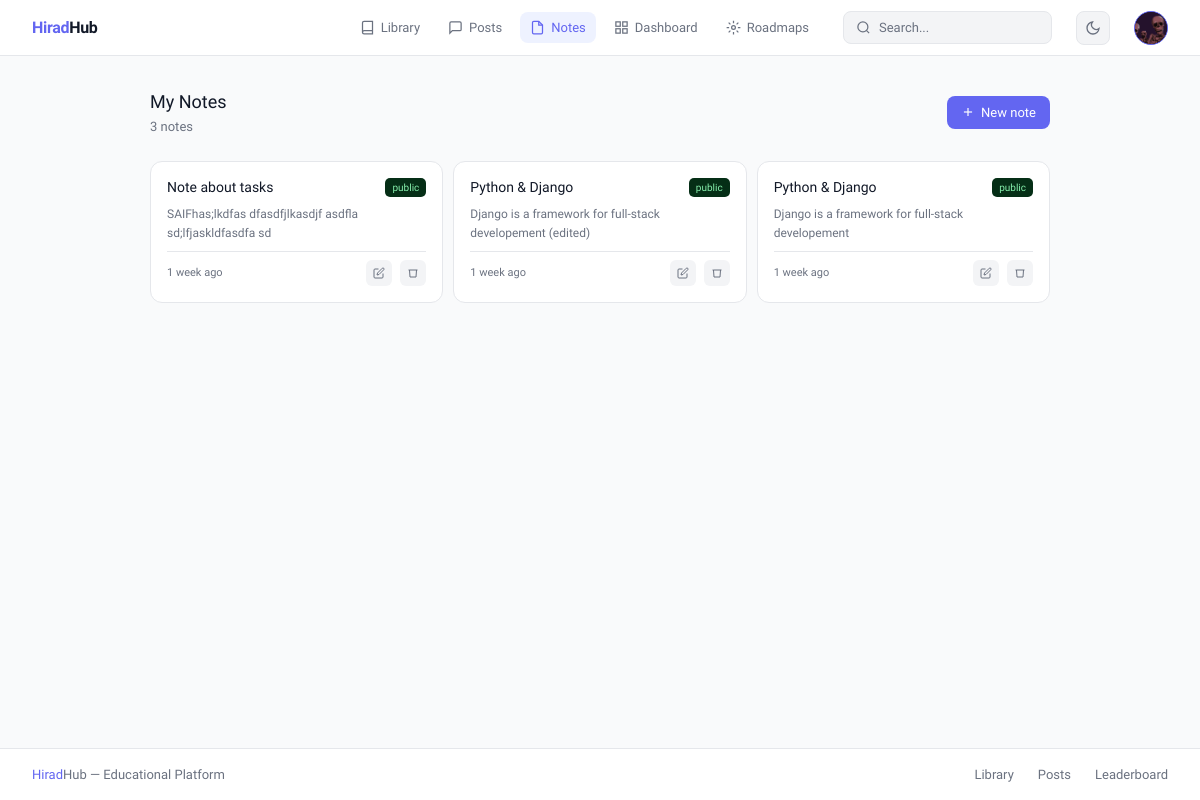
Page /note/ (signed in) on the earlier database version.
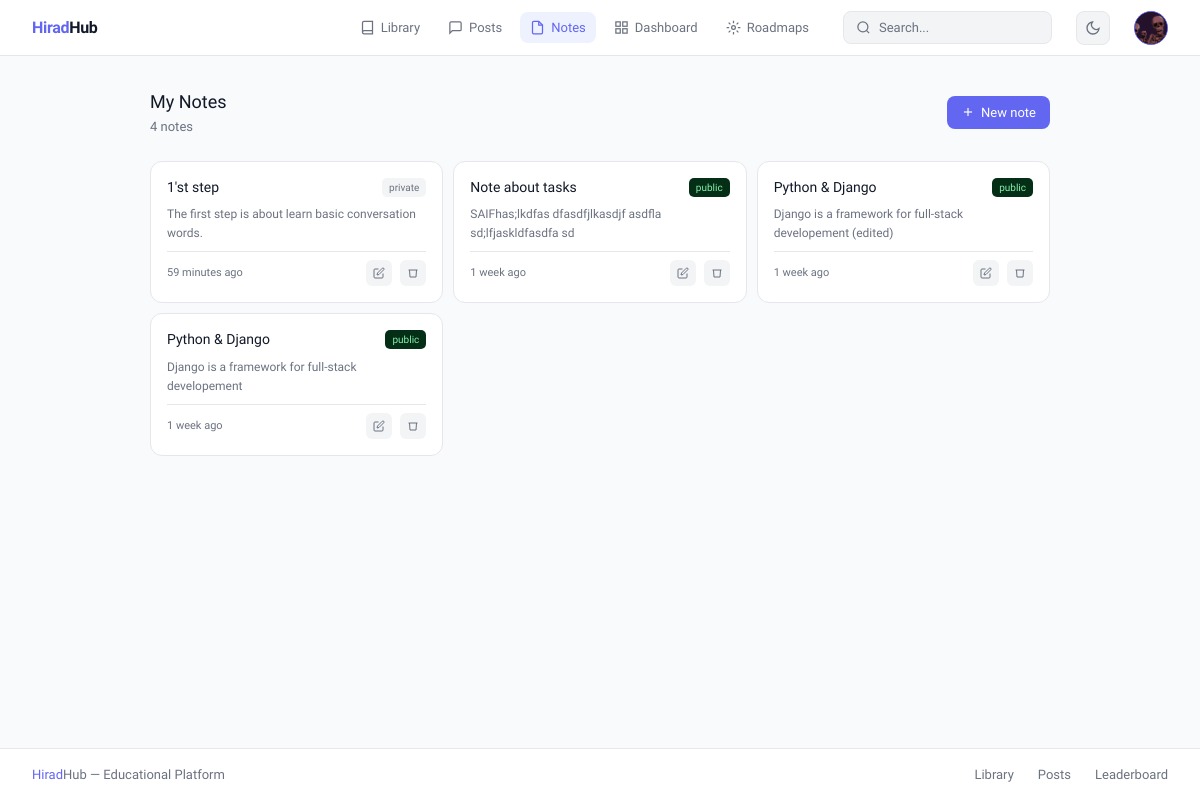
Same page on the later database version.
### note/models.py (models this page shows, shortened)
class Note(models.Model):
    author = models.ForeignKey(settings.AUTH_USER_MODEL, on_delete=models.CASCADE, related_name='notes')
    title = models.CharField(max_length=100)
    content = models.TextField()
    is_public = models.BooleanField(default=False)
    topics = models.ManyToManyField('library.Topic', blank=True)
    created_at = models.DateTimeField(auto_now_add=True)
    updated_at = models.DateTimeField(auto_now=True)
    img = models.ImageField(upload_to='notes/', blank=True, null=True)
    step = models.ForeignKey('roadmap.Step', on_delete=models.SET_NULL, null=True, blank=True, related_name='notes')
    resource_content_type = models.ForeignKey(ContentType, on_delete=models.CASCADE, null=True, blank=True, related_name='notes')
    resource_object_id = models.PositiveIntegerField(null=True, blank=True)
    resource = GenericForeignKey('resource_content_type', 'resource_object_id')
    likes = GenericRelation('library.Like')
    comments = GenericRelation('library.Comment')
    materials = models.ManyToManyField('library.Book', blank=True)
    class Meta:
        indexes = [
            models.Index(fields=['-created_at']),
            models.Index(fields=['author', 'is_public']),
        ]

### note/views.py (the view)
# urls.py: path('', views.note_list, name='list'),
@login_required
def note_list(request):
    notes = Note.objects.filter(author=request.user).prefetch_related('topics').order_by('-created_at')
    return render(request, 'note/list.html', {'notes': notes})

### templates/note/list.html (shortened to what the changed rows need)
{% extends 'base.html' %}
{% block content %}
<div style="max-width:900px; margin:0 auto;">
    <div
        style="display:flex; align-items:center; justify-content:space-between; margin-bottom:1.5rem; flex-wrap:wrap; gap:10px;">
        <div>
            <p style="font-size:18px; font-weight:500; color:var(--text);">My Notes</p>
            <p style="font-size:13px; color:var(--muted); margin-top:2px;">
                {{ notes|length }} note{{ notes|length|pluralize }}</p>
        </div>
    </div>
    {% if notes %}
    <div style="display:grid; grid-template-columns:repeat(auto-fill, minmax(260px, 1fr)); gap:10px;">
        {% for note in notes %}
        <div style="background:var(--surface); border:0.5px solid var(--border); border-radius:12px; padding:1rem; display:flex; flex-direction:column; gap:8px; transition:border-color 0.15s;"
            onmouseover="this.style.borderColor='var(--accent)'" onmouseout="this.style.borderColor='var(--border)'">
            <div style="display:flex; align-items:flex-start; justify-content:space-between; gap:8px;">
                <a href="{% url 'note:detail' note.pk %}" style="text-decoration:none; flex:1;">
                    <p style="font-size:14px; font-weight:500; color:var(--text); line-height:1.4;">
                        {{note.title|truncatechars:50 }}</p>
                </a>
                {% if note.is_public %}
                <span
                    style="font-size:10px; padding:2px 7px; background:#052e16; color:#86efac; border-radius:5px; flex-shrink:0;">public</span>
                {% else %}
                <span
                    style="font-size:10px; padding:2px 7px; background:var(--surface2); color:var(--muted); border-radius:5px; flex-shrink:0;">private</span>
                {% endif %}
            </div>
            <p style="font-size:12px; color:var(--muted); line-height:1.6; flex:1;">
                {{ note.content|striptags|truncatechars:100 }}</p>
            <div
                style="display:flex; align-items:center; justify-content:space-between; padding-top:8px; border-top:0.5px solid var(--border);">
                <span style="font-size:11px; color:var(--muted);">{{ note.updated_at|timesince }} ago</span>
                <div style="display:flex; gap:8px;">
                    <a href="{% url 'note:edit' note.pk %}"
                        style="display:flex; align-items:center; justify-content:center; width:26px; height:26px; border-radius:6px; background:var(--surface2); color:var(--muted); text-decoration:none; transition:all 0.15s;"
                        onmouseover="this.style.color='var(--text)';this.style.background='var(--border)'"
                        onmouseout="this.style.color='var(--muted)';this.style.background='var(--surface2)'">
                        <svg width="12" height="12" viewBox="0 0 24 24" fill="none" stroke="currentColor"
                            stroke-width="2">
                            <path d="M11 4H4a2 2 0 0 0-2 2v14a2 2 0 0 0 2 2h14a2 2 0 0 0 2-2v-7" />
                            <path d="M18.5 2.5a2.121 2.121 0 0 1 3 3L12 15l-4 1 1-4 9.5-9.5z" />
                        </svg>
                    </a>
                    <a href="{% url 'note:delete' note.pk %}"
                        style="display:flex; align-items:center; justify-content:center; width:26px; height:26px; border-radius:6px; background:var(--surface2); color:var(--muted); text-decoration:none; transition:all 0.15s;"
                        onmouseover="this.style.color='#ef4444';this.style.background='#fef2f2'"
                        onmouseout="this.style.color='var(--muted)';this.style.background='var(--surface2)'">
                        <svg width="12" height="12" viewBox="0 0 24 24" fill="none" stroke="currentColor"
                            stroke-width="2">
                            <polyline points="3 6 5 6 21 6" />
                            <path d="M19 6l-1 14H6L5 6" />
                        </svg>
                    </a>
                </div>
            </div>
        </div>
        {% endfor %}
    </div>
    {% endif %}
</div>
{% endblock %}

Differences in the rows shown:
added Note: title "1'st step", is_public "private", content "The first step is about learn basic conversation words.", updated_at "59 minutes"
Other differences:
{{ notes|length }}: "3" → "4"
